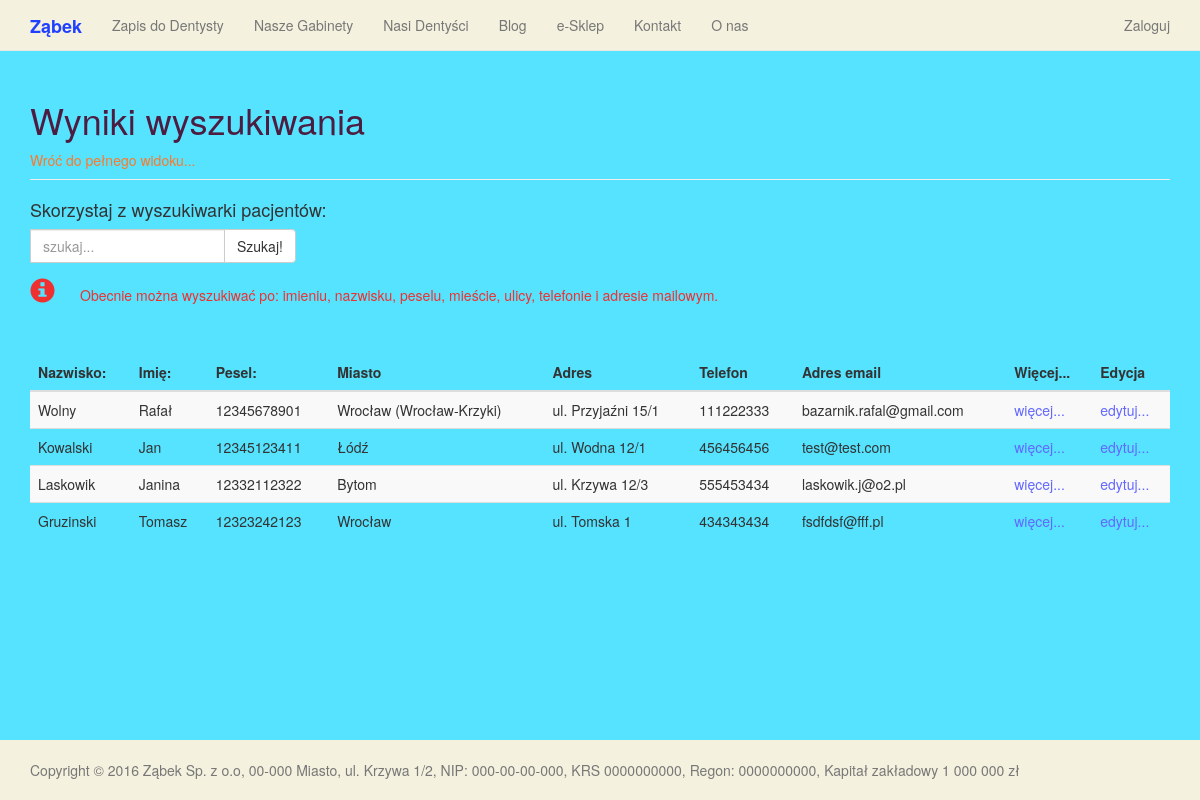
The page /search_patient on the database as committed earlier.
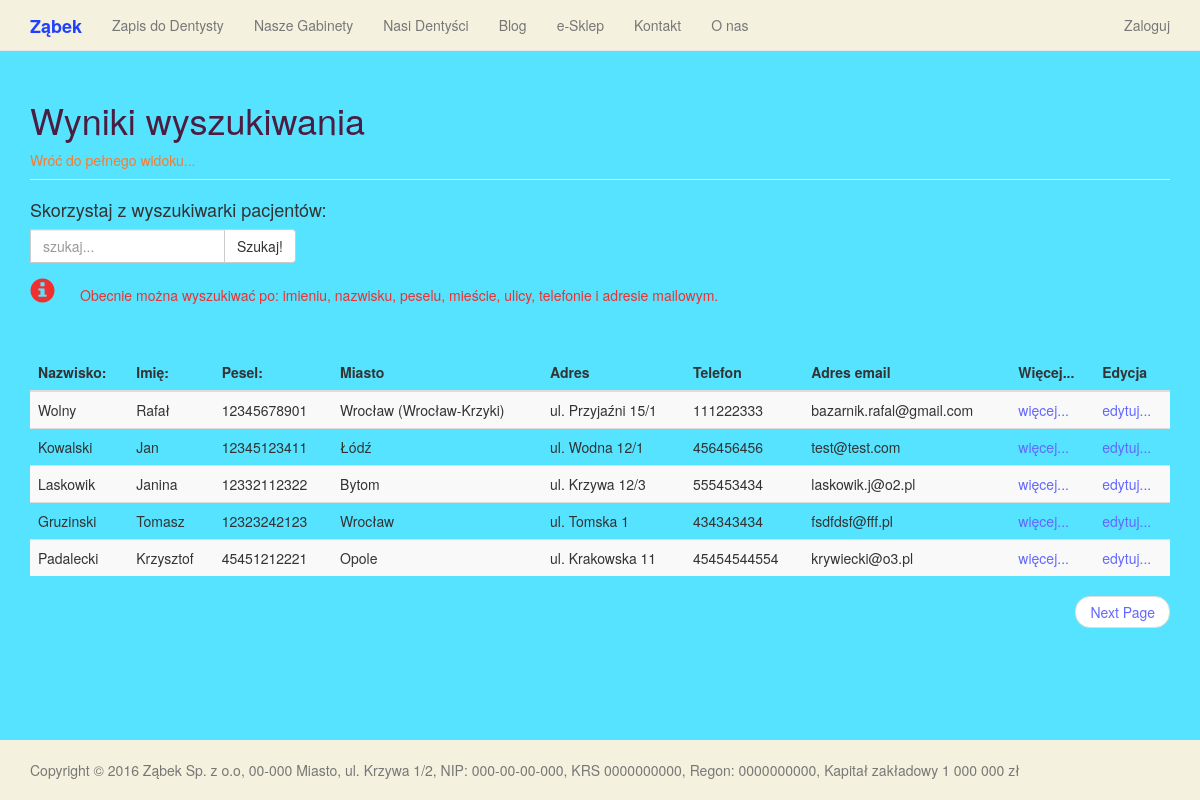
The same page on the database as committed later.
### main_page/models.py (models this page shows, shortened)
class Contact(Address):
    phone_regex = RegexValidator(regex=r'^\+?1?\d{9,15}$', message="Niepoprawny numer telefonu. Powinien mieć minimum 9 i maksymalnie 15 cyfr")
    phone_number = models.CharField(validators=[phone_regex], blank=True, max_length=15, help_text="Numer telefonu")
    phone_number_alt = models.CharField(validators=[phone_regex], blank=True, max_length=15, help_text="Alternatywny numer telefonu")
    email = models.EmailField(null=True, help_text="Adres email")
    skype = models.CharField(max_length=50, null=True, blank=True)
    class Meta:
        abstract = True

class Patient(Contact):
    SEX = [
        ("F", "kobieta"),
        ("M", "mężczyzna"),
    ]
    name = models.CharField(max_length=100, help_text="Imię")
    surname = models.CharField(max_length=100, help_text="Nazwisko")
    pesel = models.CharField(max_length=11, null=True, help_text="Numer PESEL", validators=[MaxLengthValidator(11), MinLengthValidator(11)])
    sex = models.CharField(choices=SEX, null=True, max_length=20, help_text="Płeć")
    age = models.CharField(null=True, max_length=3, help_text="Wiek")
    slug = models.SlugField(max_length=40, unique=True, blank=True, null=True,
                            help_text="Nazwa linku w postaci - nazwisko-imie-pesel - male litery, bez polskich znaków")
    user = models.OneToOneField(User, null=True, blank=True)
    def get_absolute_url(self):
        return "/patient/{0}/".format(self.slug)
    def get_edit_url(self):
        return "/patient/update/{0}/".format(self.slug)
    class Meta:
        verbose_name = "Patient"
        verbose_name_plural = 'Patients'

### main_page/views.py (the view)
# urls.py: url(r'^search_patient', views.search_patient, name='search_patient'),
def search_patient(request):
    query = request.GET.get('q', '')
    page = request.GET.get('page', 1)
    results = models.Patient.objects.filter(Q(name__icontains=query) | Q(surname__icontains=query) |
        Q(pesel__icontains=query) | Q(city__icontains=query) | Q(street__icontains=query) | Q(phone_number__icontains=query) |
        Q(email__icontains=query))
    pages = Paginator(results, 5)
    try:
        returned_page = pages.page(page)
    except EmptyPage:
        returned_page = pages.page(pages.num_pages)
    return render_to_response('patient/search_result_patients.html',
                              {'page_obj': returned_page,
                               'object_list': returned_page.object_list,
                               'search': query})

### main_page/templates/patient/search_result_patients.html (shortened to what this page needs)
{% extends "patient/patients_list.html" %}
    {% load django_markdown %}
    {% load  static %}
    {% block header %}
        <h1>Wyniki wyszukiwania</h1>
        <a class="important" href="{% url 'main_page:patients' %}">Wróć do pełnego widoku...</a>
    {% endblock %}

### main_page/templates/patient/patients_list.html (shortened to what this page needs)
{% extends "base.html" %}
    {% load django_markdown %}
    {% load  static %}
    {% block content %}
        <h4>Skorzystaj z wyszukiwarki pacjentów:</h4>
        <div class="input-group" id="search-field">
        <form action="/search_patient" method="GET">
            <div style="float: left;" class="form-group">
                <input type="text" name="q" placeholder="szukaj..." class="form-control"></input>
            </div>
            <span class="input-group-btn">
            <button type="submit" class="btn btn-default">Szukaj!</button>
            </span>
        </form>
        </div>
        <span class="glyphicon glyphicon-info-sign small-info-icon">&nbsp;</span>
        <h5 class="info">Obecnie można wyszukiwać po: imieniu, nazwisku, peselu, mieście, ulicy, telefonie i adresie mailowym.</h5>
        <BR>&nbsp;<BR>
        {% if object_list %}
            <table class="table table-striped">
            <thead>
                <tr>
                    <th>Nazwisko:</th>
                    <th>Imię:</th>
                    <th>Pesel:</th>
                    <th>Miasto</th>
                    <th>Adres</th>
                    <th>Telefon</th>
                    <th>Adres email</th>
                    <th>Więcej...</th>
                    <th>Edycja</th>
                </tr>
            </thead>
            <tbody>
            {% for patient in object_list %}
            <tr>
                <td>
                    {{ patient.surname }}
                </td>
                <td>
                    {{ patient.name }}
                </td>
                <td>
                    {{ patient.pesel }}
                </td>
                <td>
                    {{ patient.city }}
                </td>
                <td>
                    ul. {{ patient.street}} {{ patient.number }}
                </td>
                <td>
                    {{ patient.phone_number }}
                </td>
                <td>
                    {{ patient.email }}
                </td>
                <td>
                    <a id="more_info" target="_blank" href="{{ patient.get_absolute_url }}">więcej...</a>
                </td>
                <td>
                    <a id="more_info" href="{{ patient.get_edit_url }}">edytuj...</a>
                </td>
            </tr>
            {% endfor %}
            </tbody>
            </table>
        {% else %}
            <p>Nie znaleziono pacjentów!</p>
        {% endif %}
        <ul class="pager">
            {% if page_obj.has_next %}
                <li class="next"><a href="/{{ page_obj.next_page_number }}/">Next Page</a></li>
            {% endif %}
        </ul>
    {% endblock %}

Rows that differ between the two databases and show on the page:
added Patient: surname "Padalecki", name "Krzysztof", pesel "45451212221", city "Opole", street "Krakowska", number "11", phone_number "45454544554", email "krywiecki@o3.pl"
Other text that changed with them:
text now shown: "Next Page"
